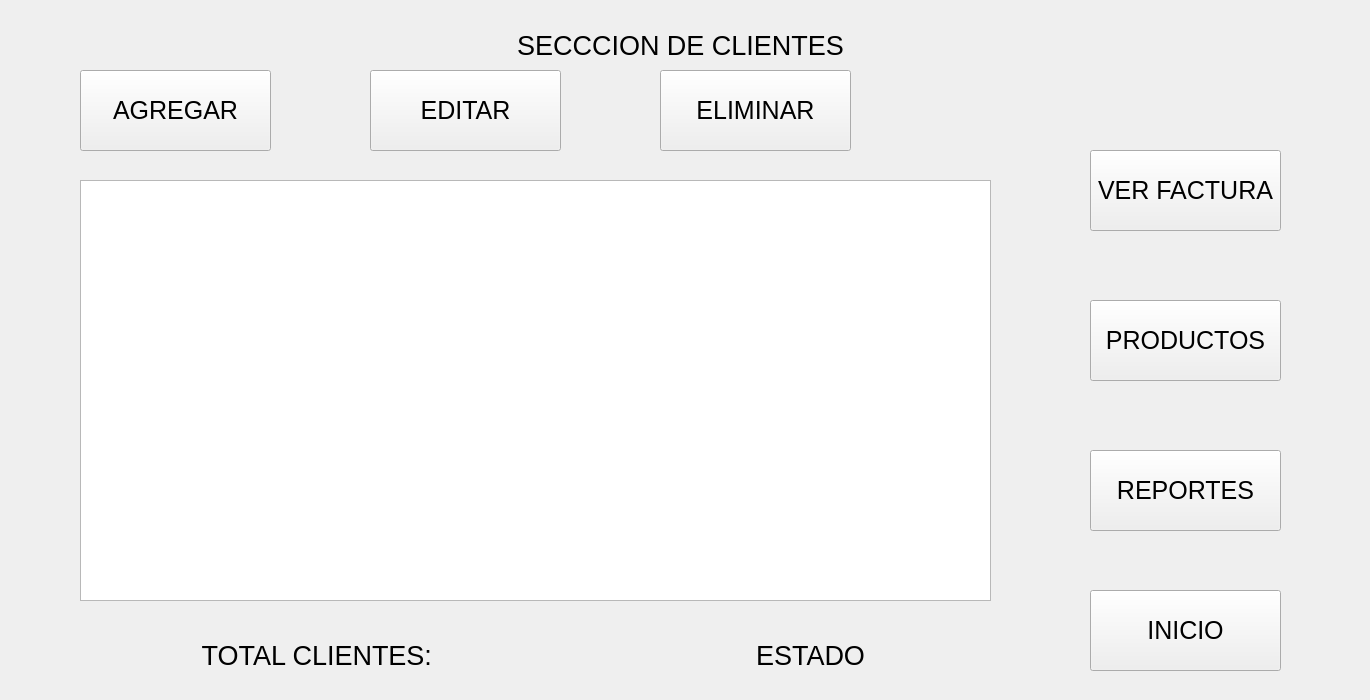
<?xml version="1.0" encoding="UTF-8"?>
<ui version="4.0">
 <class>ClientWindow</class>
 <widget class="QWidget" name="ClientWindow">
  <property name="geometry">
   <rect>
    <x>0</x>
    <y>0</y>
    <width>1370</width>
    <height>700</height>
   </rect>
  </property>
  <property name="windowTitle">
   <string>Clientes</string>
  </property>
  <property name="windowIcon">
   <iconset>
    <normaloff>../icono.png</normaloff>../icono.png</iconset>
  </property>
  <widget class="QPushButton" name="btEditClient">
   <property name="geometry">
    <rect>
     <x>370</x>
     <y>70</y>
     <width>191</width>
     <height>81</height>
    </rect>
   </property>
   <property name="font">
    <font>
     <pointsize>19</pointsize>
    </font>
   </property>
   <property name="cursor">
    <cursorShape>PointingHandCursor</cursorShape>
   </property>
   <property name="text">
    <string>EDITAR</string>
   </property>
   <property name="autoRepeatInterval">
    <number>100</number>
   </property>
  </widget>
  <widget class="QPushButton" name="btShowBill">
   <property name="geometry">
    <rect>
     <x>1090</x>
     <y>150</y>
     <width>191</width>
     <height>81</height>
    </rect>
   </property>
   <property name="font">
    <font>
     <pointsize>19</pointsize>
    </font>
   </property>
   <property name="cursor">
    <cursorShape>PointingHandCursor</cursorShape>
   </property>
   <property name="text">
    <string>VER FACTURA</string>
   </property>
   <property name="autoRepeatInterval">
    <number>100</number>
   </property>
  </widget>
  <widget class="QLabel" name="lbTotalClients">
   <property name="geometry">
    <rect>
     <x>30</x>
     <y>630</y>
     <width>581</width>
     <height>41</height>
    </rect>
   </property>
   <property name="font">
    <font>
     <pointsize>20</pointsize>
    </font>
   </property>
   <property name="layoutDirection">
    <enum>Qt::LeftToRight</enum>
   </property>
   <property name="text">
    <string>TOTAL CLIENTES: </string>
   </property>
   <property name="alignment">
    <set>Qt::AlignBottom|Qt::AlignHCenter</set>
   </property>
   <property name="margin">
    <number>4</number>
   </property>
  </widget>
  <widget class="QPushButton" name="btDeleteClient">
   <property name="geometry">
    <rect>
     <x>660</x>
     <y>70</y>
     <width>191</width>
     <height>81</height>
    </rect>
   </property>
   <property name="font">
    <font>
     <pointsize>19</pointsize>
    </font>
   </property>
   <property name="cursor">
    <cursorShape>PointingHandCursor</cursorShape>
   </property>
   <property name="text">
    <string>ELIMINAR</string>
   </property>
   <property name="autoRepeatInterval">
    <number>100</number>
   </property>
  </widget>
  <widget class="QPushButton" name="btReports">
   <property name="geometry">
    <rect>
     <x>1090</x>
     <y>450</y>
     <width>191</width>
     <height>81</height>
    </rect>
   </property>
   <property name="font">
    <font>
     <pointsize>19</pointsize>
    </font>
   </property>
   <property name="cursor">
    <cursorShape>PointingHandCursor</cursorShape>
   </property>
   <property name="text">
    <string>REPORTES</string>
   </property>
   <property name="autoRepeatInterval">
    <number>100</number>
   </property>
  </widget>
  <widget class="QLabel" name="lbStatus">
   <property name="geometry">
    <rect>
     <x>520</x>
     <y>630</y>
     <width>581</width>
     <height>41</height>
    </rect>
   </property>
   <property name="font">
    <font>
     <pointsize>20</pointsize>
    </font>
   </property>
   <property name="layoutDirection">
    <enum>Qt::LeftToRight</enum>
   </property>
   <property name="text">
    <string>ESTADO</string>
   </property>
   <property name="alignment">
    <set>Qt::AlignBottom|Qt::AlignHCenter</set>
   </property>
   <property name="margin">
    <number>4</number>
   </property>
  </widget>
  <widget class="QLabel" name="label">
   <property name="geometry">
    <rect>
     <x>390</x>
     <y>20</y>
     <width>581</width>
     <height>41</height>
    </rect>
   </property>
   <property name="font">
    <font>
     <pointsize>20</pointsize>
    </font>
   </property>
   <property name="layoutDirection">
    <enum>Qt::LeftToRight</enum>
   </property>
   <property name="text">
    <string>SECCCION DE CLIENTES</string>
   </property>
   <property name="alignment">
    <set>Qt::AlignBottom|Qt::AlignHCenter</set>
   </property>
   <property name="margin">
    <number>4</number>
   </property>
  </widget>
  <widget class="QPushButton" name="btAddClient">
   <property name="geometry">
    <rect>
     <x>80</x>
     <y>70</y>
     <width>191</width>
     <height>81</height>
    </rect>
   </property>
   <property name="font">
    <font>
     <pointsize>19</pointsize>
    </font>
   </property>
   <property name="cursor">
    <cursorShape>PointingHandCursor</cursorShape>
   </property>
   <property name="text">
    <string>AGREGAR</string>
   </property>
   <property name="autoRepeatInterval">
    <number>100</number>
   </property>
  </widget>
  <widget class="QPushButton" name="btShowProducts">
   <property name="geometry">
    <rect>
     <x>1090</x>
     <y>300</y>
     <width>191</width>
     <height>81</height>
    </rect>
   </property>
   <property name="font">
    <font>
     <pointsize>19</pointsize>
    </font>
   </property>
   <property name="cursor">
    <cursorShape>PointingHandCursor</cursorShape>
   </property>
   <property name="text">
    <string>PRODUCTOS</string>
   </property>
   <property name="autoRepeatInterval">
    <number>100</number>
   </property>
  </widget>
  <widget class="QPushButton" name="btnHome">
   <property name="geometry">
    <rect>
     <x>1090</x>
     <y>590</y>
     <width>191</width>
     <height>81</height>
    </rect>
   </property>
   <property name="font">
    <font>
     <pointsize>19</pointsize>
    </font>
   </property>
   <property name="cursor">
    <cursorShape>PointingHandCursor</cursorShape>
   </property>
   <property name="text">
    <string>INICIO</string>
   </property>
   <property name="icon">
    <iconset>
     <normaloff>../Inicio.png</normaloff>../Inicio.png</iconset>
   </property>
   <property name="iconSize">
    <size>
     <width>40</width>
     <height>40</height>
    </size>
   </property>
   <property name="autoRepeatInterval">
    <number>100</number>
   </property>
  </widget>
  <widget class="QTableWidget" name="TabelOfClients">
   <property name="geometry">
    <rect>
     <x>80</x>
     <y>180</y>
     <width>911</width>
     <height>421</height>
    </rect>
   </property>
  </widget>
 </widget>
 <resources/>
 <connections/>
</ui>
